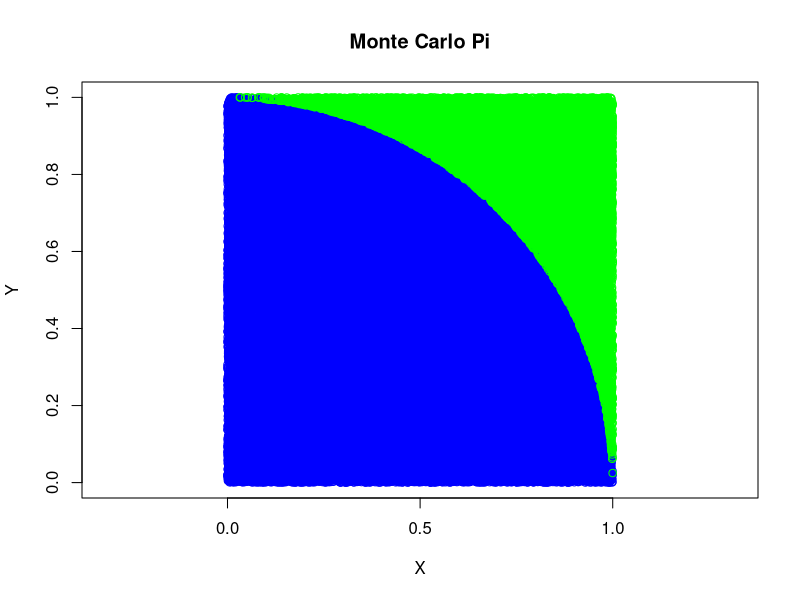

Source code (R):
number = 100000
x = runif(number)
y = runif(number)
z = sqrt(x^2+y^2)
montepi = length(which(z <= 1)) * 4 / number

plot(x[which(z <= 1)], y[which(z <= 1)], xlab = "X", ylab = "Y", main = "Monte Carlo Pi", col = 'blue', type = "p", asp = 1)
points(x[which(z > 1)],y[which(z > 1)], col='green')

montepi